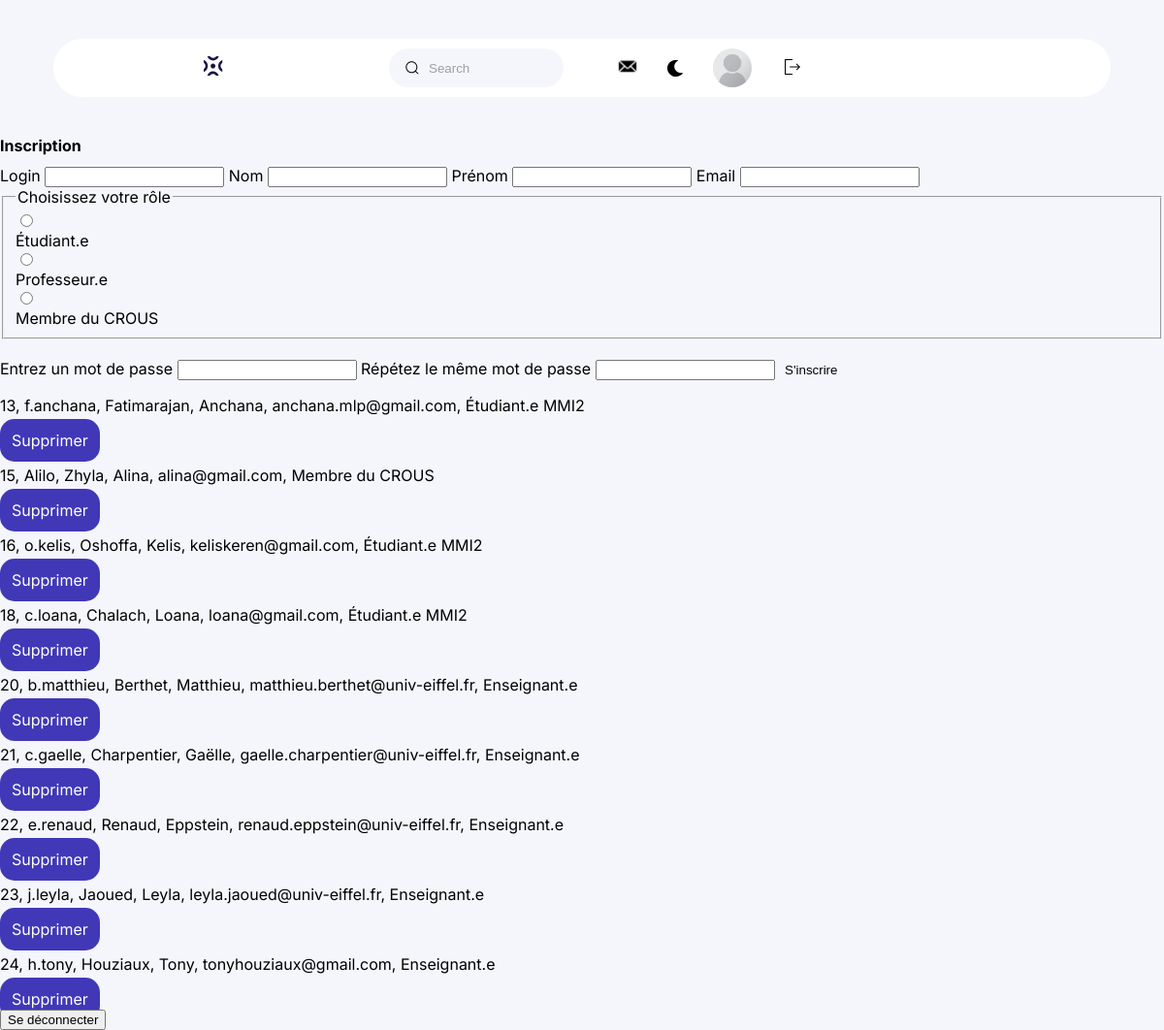
Page /administration.php (signed in) on the committed database.
### tables this page shows
CREATE TABLE IF NOT EXISTS `utilisateurs` (
  `login` varchar(100) NOT NULL,
  `nom` varchar(200)  NOT NULL,
  `prenom` varchar(200)  NOT NULL,
  `id_utilisateurs` int NOT NULL AUTO_INCREMENT,
  `mot_de_passe` varchar(255) NOT NULL,
  `photoprofil` text NOT NULL,
  `role` varchar(800) NOT NULL,
  `email` varchar(200)  NOT NULL,
  `promotion` varchar(100)  DEFAULT NULL,
  `bio` varchar(500)  DEFAULT NULL,
  PRIMARY KEY (`id_utilisateurs`),
  UNIQUE KEY `nom` (`nom`),
  UNIQUE KEY `prenom` (`prenom`),
  UNIQUE KEY `email` (`email`),
  UNIQUE KEY `login` (`login`)
);

### administration.php (the view, shortened to what this page needs)
<!DOCTYPE html>
<html lang="fr">
<head>
    <link rel='stylesheet' href='css/style_accueil.css'>
    <link rel='stylesheet' href='css/style_navigation.css'>
    <link rel='stylesheet' href='css/dark_mode.css'>
</head>
<body>
<header>
        <div class='menu'>
            <a href='backofficeprof.php'><img class="logo" src='./img/logo.svg' alt="page d'accueil"
                    aria-current="currentpage"></a>
            <nav class='navigation'>
                <div class='group'>
                    <input id="barre de recherche" class='input' type='search' placeholder='Search' />
                </div>
                <div class='icon-photo'>
                    <a href='messagerie.php'><img class='lettre' src='./img/1-lettre.svg' alt="messagerie"></a>
                    <button class="dark_button" onclick="toggleDarkMode()"><img class='dark_mode' src='./img/1-moon.svg'
                            alt="mode sombre"></button>
                    <div class='photo-2'>
                        <?php
                        include('connexion.php');
                        if (isset($_SESSION["login"])) {
                            $stmt = $db->prepare('SELECT * FROM utilisateurs WHERE login=:login');
                            $stmt->bindValue(':login', $_SESSION["login"], PDO::PARAM_STR);
                            $stmt->execute();
                            $result = $stmt->fetch(PDO::FETCH_ASSOC);
                            if ($result) {
                                echo "
                                <a href='profil.php'> <img src='upload/{$result['photoprofil']}' alt='' class='photo-2'></a>";
                            }
                        }
                        ?>
                    </div>
                    <form action="deconnexion.php" method="GET">
                        <button type="submit" name="deconnect" id="btnDeconnexion">
                            <img class="logout" src="img/1-logout.svg" alt="Déconnexion">
                        </button>
                    </form>
                </div>
            </nav>
        </div>
    </header>
    <form action="traiteinscription.php" method="POST">
        <h1>Inscription</h1>
        <label for="login">Login</label>
        <input type="text" id="login" name="login" required>
        <label for="nom">Nom</label>
        <input type="text" id="nom" name="nom" required>
        <label for="prenom">Prénom</label>
        <input type="text" id="prenom" name="prenom" required>
        <label for="mail">Email</label>
        <input type="email" id="mail" name="email" required>
        <fieldset required>
            <legend>Choisissez votre rôle</legend>
            <div>
                <input class="radio" type="radio" id="eleve" name="role" value="Étudiant.e"
                    onclick="activerChampPromotion()" />
                <label class="choix" for="eleve">Étudiant.e</label>
            </div>
            <div>
                <input class="radio" type="radio" id="prof" name="role" value="Enseignant.e" />
                <label class="choix" for="prof">Professeur.e</label>
            </div>
            <div>
                <input class="radio" type="radio" id="crous" name="role" value="Membre du CROUS" />
                <label class="choix" for="crous">Membre du CROUS</label>
            </div>
        </fieldset>
        <br>
        <label for="password">Entrez un mot de passe</label>
        <input type="password" id="password" name="password" required>
        <label for="password2">Répétez le même mot de passe</label>
        <input type="password" id="password2" name="password2" required>
        <button type="submit" name='soumettre'>S'inscrire</button>
    </form>
    <?php
    include('connexion.php');
    $stmt = $db->query('SELECT * FROM utilisateurs ORDER BY id_utilisateurs');
    $stmt->execute();
    $result = $stmt->fetchAll(PDO::FETCH_ASSOC);
    foreach ($result as $users) {
        if ($users['login'] !== 'Admin') {
            echo "
            <p>{$users['id_utilisateurs']}, {$users['login']}, {$users['nom']}, {$users['prenom']}, {$users['email']}, {$users['role']} {$users['promotion']} </p>
            <a href='javascript:void(0);' class='btn btn-danger mention-ptit' onclick='afficherPopupConfirmation({$users["id_utilisateurs"]}, \"{$users["login"]}\")'>Supprimer</a>";
        }
    }
?>
<form action="deconnexion.php" action='GET'>
        <input type="submit" name="deconnect" value="Se déconnecter">
    </form>
</body>
</html>

### css/style_accueil.css (style rules this page uses)
.btn { background-color: var(--purple); margin: 1rem auto !important; width: 75px; padding: 0.75rem; border-radius: 15px; color: var(--main); transition: 0.5s ease; }
button { background-color: transparent; border: 1px transparent; }

### css/style_navigation.css (style rules this page uses)
body { margin: 0; background-color: var(--bg); overflow-x: hidden; font-family: 'Inter', sans-serif; }
:root { --main: #ffffff; --black: #000000; --purple: #4038b7; --bg: #f5f6fb; --grey: #414141; --blue: #1a1545; }
a { text-decoration: none; color: var(--black); transition: 0.5s ease; }
header a { font: 400 1rem "Inter", sans-serif; }
h1, h2 { font-size: 1rem; }
.menu { display: flex; align-items: center; justify-content: space-evenly; background-color: var(--main); padding: 10px 0px; margin: 20px 25px; gap: 1rem; border-radius: 55px; }
.lettre { height: 20px; }
.choix, .icon-photo { display: none; }
.group { display: flex; line-height: 28px; align-items: center; position: relative; }
.input { width: 40vw; height: 40px; line-height: 28px; padding: 0 1rem; padding-left: 2.5rem; border: 1px solid transparent; border-radius: 20px; outline: none; background-color: var(--bg); color: var(--black); transition: 0.3s ease; }
.input::placeholder { color: #9e9ea7; }
.icon { position: absolute; left: 1rem; width: 1rem; height: 1rem; }
@media screen and (min-width: 768px) { .menu { margin: 35px 55px; } }
@media screen and (min-width: 1024px) { .navigation { display: flex; gap: 25px; } }
@media screen and (min-width: 1024px) { .menu { margin: 40px 15px; } }
@media screen and (min-width: 1024px) { .choix { display: flex; gap: 3rem; padding-left: 0; } }
@media screen and (min-width: 1024px) { .input { width: 15vw; } }
@media screen and (min-width: 1024px) { .icon-photo { display: flex; gap: 1.5rem; align-items: center; } }
@media screen and (min-width: 1024px) { .photo-2 { width: 40px; height: 40px; background-color: var(--bg); border-radius: 50%; } }
@media screen and (min-width: 1024px) { .logo { cursor: pointer; height: 20px; } }
@media screen and (min-width: 1024px) { #btnDeconnexion { cursor: pointer; width: 20px; height: 20px; object-fit: cover; border: none; background-color: transparent; } }
@media screen and (min-width: 1080px) { .navigation { gap: 2rem; } }
@media screen and (min-width: 1200px) { .menu { margin: 40px 55px; } }
@media screen and (min-width: 1200px) { .navigation { gap: 3.5rem; } }
.dark_button { background: none; border: none; height: 20px; cursor: pointer; }

### css/dark_mode.css (style rules this page uses)
:root { --dark_background: #0B1437; --dark_main: #111C44; }

### administration.php (style rules this page uses)
.mention-ptit { cursor: pointer; }

### rows in the picture
utilisateurs: photoprofil (placeholder picture)
utilisateurs: id_utilisateurs "13", login "f.anchana", nom "Fatimarajan", prenom "Anchana", email "anchana.mlp@gmail.com", role "Étudiant.e", promotion "MMI2"
utilisateurs: id_utilisateurs "15", login "Alilo", nom "Zhyla", prenom "Alina", email "alina@gmail.com", role "Membre du CROUS"
utilisateurs: id_utilisateurs "16", login "o.kelis", nom "Oshoffa", prenom "Kelis", email "keliskeren@gmail.com", role "Étudiant.e", promotion "MMI2"
utilisateurs: id_utilisateurs "18", login "c.loana", nom "Chalach", prenom "Loana", email "loana@gmail.com", role "Étudiant.e", promotion "MMI2"
utilisateurs: id_utilisateurs "20", login "b.matthieu", nom "Berthet", prenom "Matthieu", email "matthieu.berthet@univ-eiffel.fr", role "Enseignant.e"
utilisateurs: id_utilisateurs "21", login "c.gaelle", nom "Charpentier", prenom "Gaëlle", email "gaelle.charpentier@univ-eiffel.fr", role "Enseignant.e"
utilisateurs: id_utilisateurs "22", login "e.renaud", nom "Renaud", prenom "Eppstein", email "renaud.eppstein@univ-eiffel.fr", role "Enseignant.e"
utilisateurs: id_utilisateurs "23", login "j.leyla", nom "Jaoued", prenom "Leyla", email "leyla.jaoued@univ-eiffel.fr", role "Enseignant.e"
utilisateurs: id_utilisateurs "24", login "h.tony", nom "Houziaux", prenom "Tony", email "tonyhouziaux@gmail.com", role "Enseignant.e"
